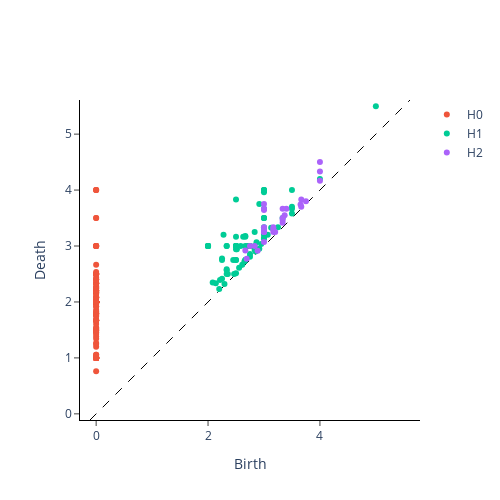

Source (notebook cell):
### Code cell
from gtda.homology import VietorisRipsPersistence
from gtda.plotting import plot_diagram

persistence = VietorisRipsPersistence(
    metric="manhattan",
    homology_dimensions=(0,1,2))

diagram = persistence.fit_transform(df_codes_array_norm_tweet[None,:,:])
plot_diagram(diagram[0])
